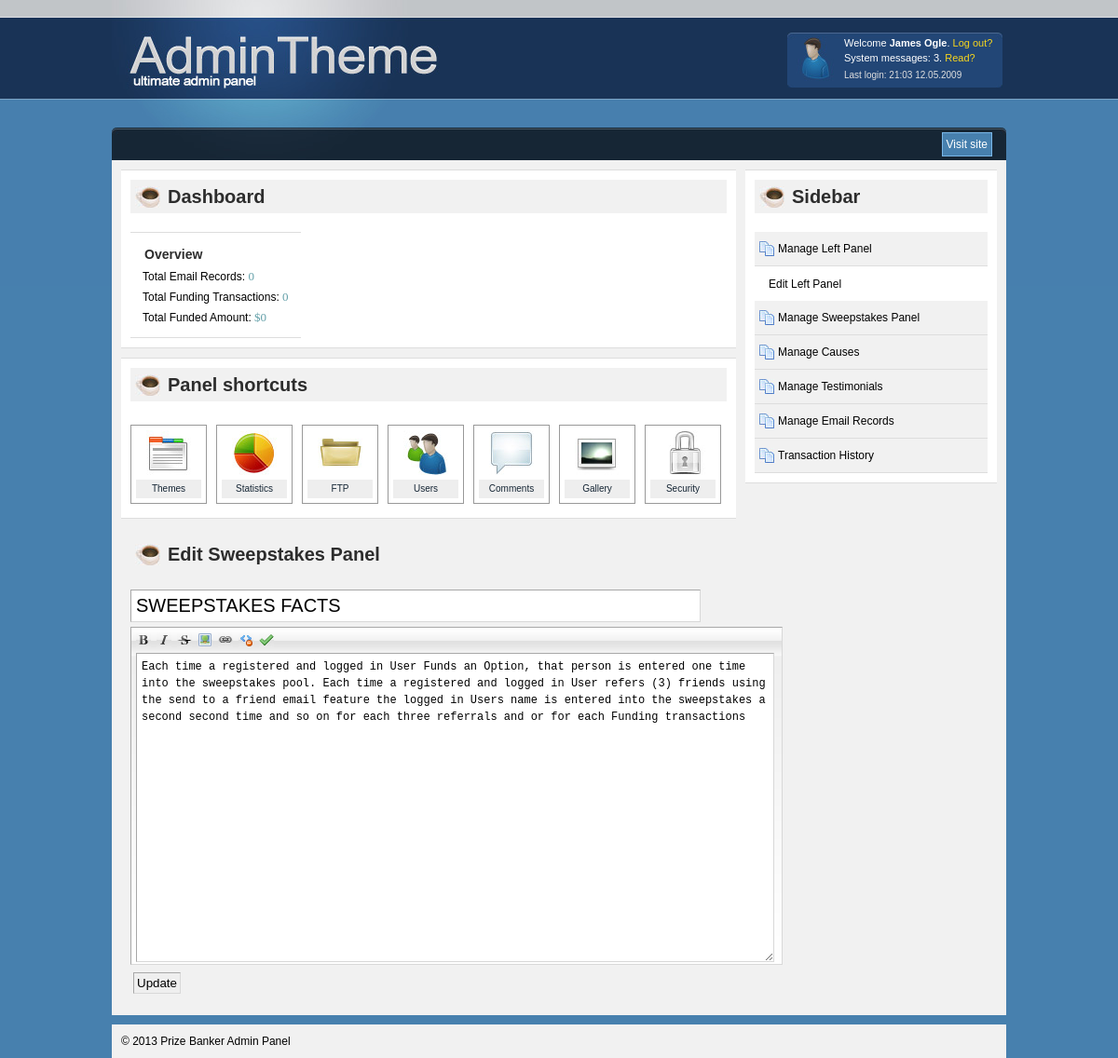
/admin/Edit-Sweepstakes.php (signed in), run on the app's committed database.
### tables this page shows
CREATE TABLE IF NOT EXISTS `panels` (
  `id` int(11) NOT NULL AUTO_INCREMENT,
  `title` text NOT NULL,
  `description` text NOT NULL,
  PRIMARY KEY (`id`)
);

### inc/functions.php (called while the page is built, shortened)
<?php
function GetTotalFund(){
	$query = mysql_query("SELECT amount, SUM(amount) FROM funds") or die(mysql_error());
	while ($row = mysql_fetch_array($query)){
		return number_format($row['SUM(amount)'],0);
	}
}
function GetTotalTxn(){
	return mysql_num_rows(mysql_query("select id from funds"));
}
function GetTotalEmailNo() {
	return mysql_num_rows(mysql_query("select id from email_records Group by email"));
}
?>

### inc/class.php (called while the page is built, shortened)
<?php
class Panels{
	function __construct($id){
		$query = mysql_query("select * from panels where id='$id'") or die(mysql_error());
		$row = mysql_fetch_assoc($query);
		$this->title = $row['title'];
		$this->description = $row['description'];
	}
}
?>

### admin/Edit-Sweepstakes.php (the view, shortened to what this page needs)
<?php
include "../inc/functions.php";
include "../inc/class.php";
?>
<!DOCTYPE html PUBLIC "-//W3C//DTD XHTML 1.0 Transitional//EN" "http://www.w3.org/TR/xhtml1/DTD/xhtml1-transitional.dtd">
<html xmlns="http://www.w3.org/1999/xhtml">
<head>
    <link rel="stylesheet" type="text/css" media="all" href="css/style.css" />
	<link rel="stylesheet" type="text/css" href="markitup/skins/markitup/style.css" />
	<link rel="stylesheet" type="text/css" href="markitup/sets/default/style.css" />
	<link rel="stylesheet" type="text/css" href="css/superfish.css" media="screen">
</head>
<body>
<div class="container" id="container">
    <div  id="header">
    	<div id="profile_info">
			<img src="img/avatar.jpg" id="avatar" alt="avatar" />
			<p>Welcome <strong>James Ogle</strong>. <a href="#">Log out?</a></p>
			<p>System messages: 3. <a href="#">Read?</a></p>
			<p class="last_login">Last login: 21:03 12.05.2009</p>
		</div>
		<div id="logo"><h1><a href="/">AdmintTheme</a></h1></div>
    </div>
	    <div id="content" >
	    <div id="top_menu" class="clearfix">
			<a href="http://www.prizebanker.com" target="_blank" id="visit" class="right">Visit site</a>
	    </div>
		<div id="content_main" class="clearfix">
			<div id="main_panel_container" class="left">
			<div id="dashboard">
				<h2 class="ico_mug">Dashboard</h2>
				<div class="clearfix">
				<div class="left quickview">
					<h3>Overview</h3>
					<ul>
					<li>Total Email Records: <span class="number"><?php echo GetTotalEmailNo(); ?></span></li>
					<li>Total Funding Transactions: <span class="number"><?php echo GetTotalTxn(); ?></span></li>
					<li>Total Funded Amount: <span class="number">$<?php echo GetTotalFund(); ?></span></li>
					</ul>
				</div>
				</div>
			</div>
			<div id="shortcuts" class="clearfix">
				<h2 class="ico_mug">Panel shortcuts</h2>
				<ul>
					<li class="first_li"><a href=""><img src="img/theme.jpg" alt="themes" /><span>Themes</span></a></li>
					<li><a href=""><img src="img/statistic.jpg" alt="statistics" /><span>Statistics</span></a></li>
					<li><a href=""><img src="img/ftp.jpg" alt="FTP" /><span>FTP</span></a></li>
					<li><a href=""><img src="img/users.jpg" alt="Users" /><span>Users</span></a></li>
					<li><a href=""><img src="img/comments.jpg" alt="Comments" /><span>Comments</span></a></li>
					<li><a href=""><img src="img/gallery.jpg" alt="Gallery" /><span>Gallery</span></a></li>
					<li><a href=""><img src="img/security.jpg" alt="Security" /><span>Security</span></a></li>
				</ul>
			</div>
			</div>
			<?php
            include "sidebar.php";
			?>
		<div id="postedit" class="clearfix">
        <?php
			$Panels = new Panels("2");
			?>
			<h2 class="ico_mug">Edit Sweepstakes Panel</h2>
			<form method="post">
			<div><input id="post_title" name="title" type="text" tabindex="1" value="<?php echo $Panels->title; ?>" style="width:600px; font-size:20px;" /></div>
			<div id="form_middle_cont" class="clearfix">
			<div class="left"><textarea name="description" id="markItUp" cols="80" rows="10"><?php echo $Panels->description; ?></textarea></div>
			</div>
            <input type="submit" class="submit" value="Update" name="submit" />
			</form>
		</div>
	    </div>
    <div  id="footer" class="clearfix">
    	<p class="left">© 2013 Prize Banker Admin Panel</p>
	</div>
</div>
</body>
</html>

### admin/css/style.css (style rules this page uses)
html, body, div, span, applet, object, iframe, p, blockquote, pre, a, abbr, acronym, address, big, cite, code, del, dfn, em, font, img, ins, kbd, q, s, samp, small, strike, strong, sub, sup, tt, var, b, u, i, center, dl, dt, dd, ol, ul, li, fieldset, form, label, legend, table, caption, tbody, tfoot, thead, tr, th, td { margin: 0; padding: 0; border: 0; outline: 0; font-size: 100%; vertical-align: baseline;background: transparent; }
body { line-height: 1; }
ol, ul { list-style: none; }
.clearfix:after { content: "."; display: block; height: 0; clear: both; visibility: hidden; }
.clearfix { display: inline-block; }
body { font-size:12px;font-family: Arial, Helvetica, sans-serif;color:#000;background:url(../img/bg.jpg) repeat-x #4780ae;line-height:16px; }
a { color:#162635;text-decoration:none; }
.left { float:left; }
.right { float:right; }
h1 { color:#2d2d2d;padding:0px;margin:0px;margin-top:10px;padding:10px; }
h2 { color:#2d2d2d;font-family: Arial, Helvetica, sans-serif;font-size:20px;padding:10px;margin:0px; }
h3 { color:#2d2d2d;padding:0px;margin:0px;padding:5px; }
p { padding:10px;background:#fff; }
input { padding:3px;border-left:1px solid #a8a8a8;border-top:1px solid #a8a8a8;border-right:1px solid #d8d8d8;border-bottom:1px solid #d8d8d8;-moz-border-radius:3px;margin:3px; }
ul { list-style:circle;margin:10px;margin-left:20px; }
#container { overflow:hidden; width:960px; margin:0 auto;background:url(../img/overlay.jpg) no-repeat; }
#footer { clear:both; }
#content_main { background:#f1f1f1;width:940px;padding:10px;-moz-border-radius:3px; }
#top_menu { background:url(../img/menutop.jpg) no-repeat top center;width:960px;margin-top:30px;height:35px; }
#profile_info { background:url(../img/loginbox.jpg) no-repeat top center;width:231px;height:59px;padding:4px;float:right;margin-top:35px;font-size:12px;color:#fff;line-height:10px; }
#profile_info p { background:none; }
#avatar { float:left;margin:0px 10px; }
#postedit { background:#f1f1f1;width:940px;padding:10px;-moz-border-radius:3px; }
#dashboard { width:640px;background:#fff;padding:10px;border-top:1px solid #ddd;border-bottom:1px solid #ddd; }
#footer { background:#f1f1f1;width:940px;padding:10px;-moz-border-radius:3px;margin-top:10px; }
#footer p { background:none;padding:0px;margin:0px }
.section,.panel,#shortcuts,#chart,.quickview { background:#fff;padding:10px;border-top:1px solid #ddd;border-bottom:1px solid #ddd;-moz-border-radius:3px; }
#postedit,#panels,#shortcuts { margin-top:10px; }
#form_middle_cont { width:940px }
.ico_mug { background:url(../img/ico_mug.jpg) no-repeat 5px center #f1f1f1; padding-left:40px;margin-bottom:20px; }
div#logo h1 { padding:0px;margin:0px; }
div#logo h1 a { display:block;text-indent:-9999px;width:367px;height:107px;background:url(../img/logo.jpg) no-repeat; }
a#visit { display:block;color:#fff;background:#4780ae;border-left:1px solid #084577;border:1px solid #7ab7e8;padding:4px;margin:5px 15px 0px 0px;-moz-border-radius:3px; }
#profile_info p { font-size:11px;padding-top:2px;padding-bottom:4px; }
#profile_info p a { font-size:11px;color:#f9d71c; }
#profile_info p.last_login { font-size:10px;padding-top:5px;color:#dfdfdf }
.quickview ul { margin:0px;padding:0px;list-style:none; }
.quickview ul li { padding:3px;font-size:12px; }
.quickview ul li span.number { font-family:tahoma;font-size:13px;color:#629fa8 }
#shortcuts { width:640px; }
#shortcuts ul { margin:0px;padding:0px;list-style:none;margin-top:20px; }
#shortcuts ul li { float:left }
#shortcuts ul li.first_li a { margin-left:0px; }
#shortcuts ul li a { border:1px solid #999;-moz-border-radius:3px;display:block;padding:5px;margin:5px;width:70px;text-align:center; }
#shortcuts ul li a span { font-size:10px;margin-top:5px;display:block;background:#eee;padding:2px; }
input#post_title { width:925px;margin:0px;border-left:1px solid #a8a8a8;border-top:1px solid #a8a8a8;border-right:1px solid #d8d8d8;border-bottom:1px solid #d8d8d8;-moz-border-radius:3px;font-size:28px;padding:5px; }

### admin/markitup/skins/markitup/style.css (style rules this page uses)
.markItUp * { margin:0px; padding:0px; outline:none; }
.markItUpEditor { font:12px 'Courier New', Courier, monospace; padding:5px 5px 5px 5px; border-left:1px solid #a8a8a8;border-top:1px solid #a8a8a8;border-right:1px solid #d8d8d8;border-bottom:1px solid #d8d8d8; width:673px; height:320px; clear:both; display:block; line-height:18px; overflow:auto; }

### data on the page
panels: title "SWEEPSTAKES FACTS", description "Each time a registered and logged in User Funds an Option, that person is entered one time into the sweepstakes pool. Each time a registered and logged in User refers (3) friends using the send to a friend email feature the logged in Users name is entered into the sweepstakes a second second time and so on for each three referrals and or for each Funding transactions"

### other printed values
GetTotalEmailNo() "0"
GetTotalTxn() "0"
GetTotalFund() "0"
